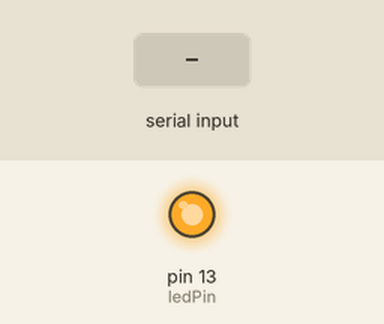
Simulated run of this sketch. Board: Arduino Uno, built with avr-gcc and run on an emulated ATmega328P. Shown: output pins drawn as LEDs (lit = HIGH). The test bench sets the inputs (shaded band). What the sketch prints to the serial monitor is not drawn.

Above: at 1.6 s.
1.7 s: "<90,45>" received over Serial
At 2.4 s:
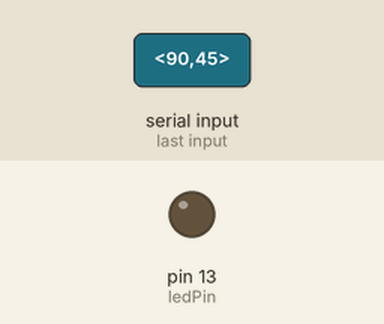
3.2 s: "<30,150>" received over Serial
At 3.6 s:
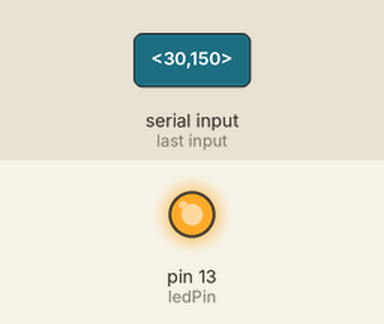
4.7 s: "<5>" received over Serial
At 5.9 s:
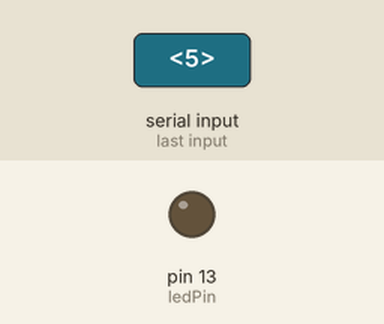
6.2 s: "<90>" received over Serial
At 7.0 s:
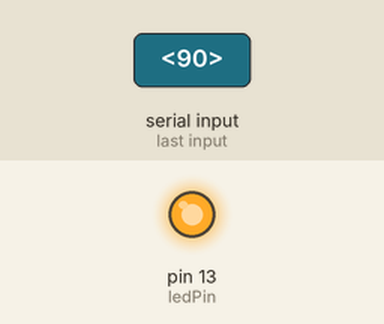
Timing chart, 0 to 8.7 s (numbered marks = the images above; inputs shaded):
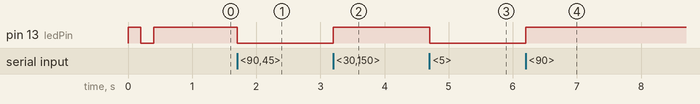

Measured:
- after the input at 1.7 s, pin 13 (ledPin): HIGH → LOW at once
- after the input at 3.2 s, pin 13 (ledPin): LOW → HIGH at once
- after the input at 4.7 s, pin 13 (ledPin): HIGH → LOW at once
- after the input at 6.2 s, pin 13 (ledPin): LOW → HIGH at once

The sketch:

serial_protocol.ino
```cpp
// This is very similar to Example 3 - Receive with start- and end-markers
//    in Serial Input Basics   http://forum.arduino.cc/index.php?topic=396450.0

const byte numChars = 64; //arduino uno is limited to 32 by default
char receivedChars[numChars];

boolean newData = false;

byte ledPin = 13;   // the onboard LED

//===============

void setup() {
    Serial.begin(115200);

    pinMode(ledPin, OUTPUT);
    digitalWrite(ledPin, HIGH);
    delay(200);
    digitalWrite(ledPin, LOW);
    delay(200);
    digitalWrite(ledPin, HIGH);

    Serial.println("<Arduino is ready>");
}

//===============

void loop() {
    recvWithStartEndMarkers();
    replyToPython();
}

//===============

void recvWithStartEndMarkers() {
    static boolean recvInProgress = false;
    static byte ndx = 0;
    char startMarker = '<';
    char endMarker = '>';
    char rc;

    while (Serial.available() > 0 && newData == false) {
        rc = Serial.read();

        if (recvInProgress == true) {
            if (rc != endMarker) {
                receivedChars[ndx] = rc;
                ndx++;
                if (ndx >= numChars) {
                    ndx = numChars - 1;
                }
            }
            else {
                receivedChars[ndx] = '\0'; // terminate the string
                recvInProgress = false;
                ndx = 0;
                newData = true;
            }
        }

        else if (rc == startMarker) {
            recvInProgress = true;
        }
    }
}

//===============

void replyToPython() {
    if (newData == true) {

        char firstChar;
        long numbers[6];
        long time;
        parseReceivedString(receivedChars, firstChar, numbers, time);

        Serial.print("<This just in ... ");
        Serial.print(receivedChars);
        Serial.print("   ");
        Serial.print(firstChar);

        for (int i = 0; i<6; i++){
          Serial.print("   ");
          Serial.print(numbers[i]);
        }
        Serial.print("   ");
        Serial.print(time);
        Serial.print("   ");
        Serial.print(millis());
        Serial.print('>');

        // change the state of the LED everytime a reply is sent
        digitalWrite(ledPin, ! digitalRead(ledPin));
        newData = false;
    }
}

//parse the motor string (format described in serial_mc_integration.ipynb)
void parseReceivedString(char* receivedString, char& firstChar, long numbers[], long& value) {
  // Extract the first character
  firstChar = receivedString[0];

  // Extract 6 numbers (each stored as 4 hex characters)
  for (int i = 0; i < 6; i++) {
    char hexString[5];
    strncpy(hexString, &receivedString[1 + i * 4], 4); // Copy each 4-character hex string
    hexString[4] = '\0'; // Null-terminate the string
    long num = strtol(hexString, NULL, 16); // Convert hex string to long integer

    // Handle negative numbers
    if (num & 0x8000) { // Check if the most significant bit is set
      num |= 0xFFFF0000; // Set all bits above the 16th position
    }

    numbers[i] = num;
  }

  // Extract the last 4-character hex string
  char hexValue[5];
  strncpy(hexValue, &receivedString[25], 4);
  hexValue[4] = '\0';
  value = strtol(hexValue, NULL, 16);
}
//===============
```
